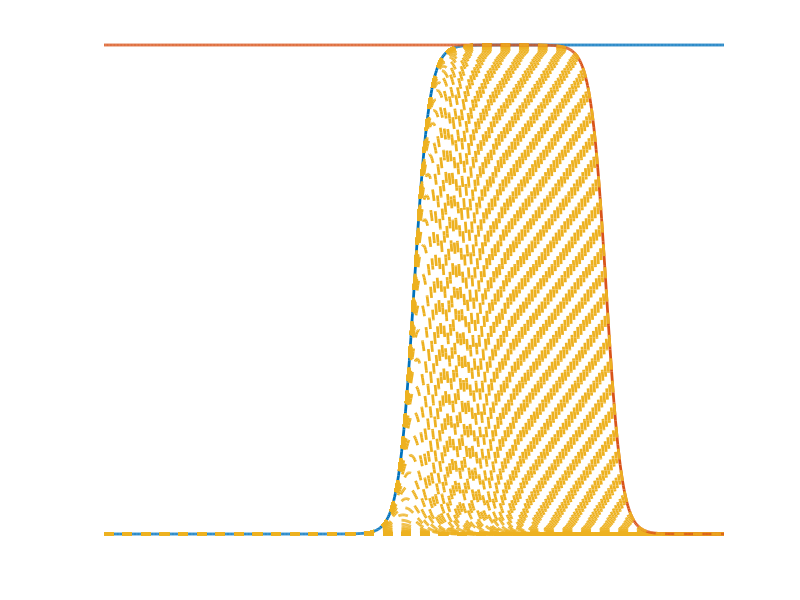
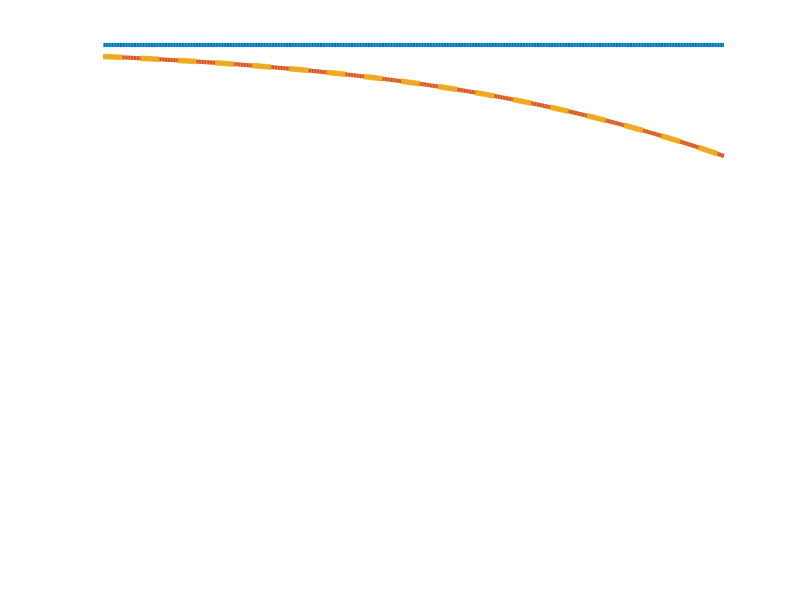
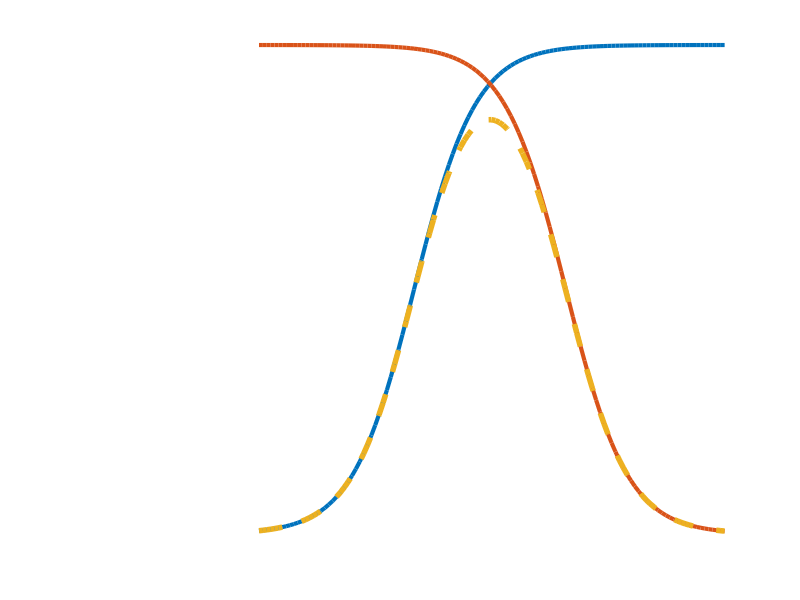

Write MATLAB code to recreate these figures, in order. (Note: this script raises an error after producing the figures.)
clear all;
close all;

sigmoid = @(x) 1 ./ (1 + exp(-x));
fx = @(x, x0) 1 - 1 ./ (1 + exp(-(x-x0)));

X = -40:0.1:40;
X0 = -20:0.4:25;


figure();
Y = sigmoid(X);
h1 = plot(X,Y, 'LineWidth', 2);
hold on;

n = length(X0);
for i = 1:length(X0);

%for i = n:n

    Y2 = fx(X,X0(i));
    h2 = plot(X,Y2, 'LineWidth', 2, 'Color', [0.8500, 0.3250, 0.0980]); 
    Y3 = Y.*Y2;
    %Y3 = conv(Y,Y2);
    h3 = plot(X,Y3, '--', 'LineWidth', 2, 'Color', [0.9290, 0.6940, 0.1250]); 
    xlim([-40 40]) ;ylim([0 1]);
    pause(0.2);
    if i ~= n
        set(h2,'visible','off');
        %set(h3,'visible','off');
    end
    axis off;
end
%% Variation of Senario 3
sigmoid = @(x, k1) 1 ./ (1 + exp(-k1*x));
fx = @(x, k2, x0) 1 - 1 ./ (1 + exp(-k2*(x-x0)));
X = -0:0.1:80;
X0 = -20:0.4:100;

k1 = 1;
k2 = 1/16;
figure();
Y = sigmoid(X,k1);
h1 = plot(X,Y, 'LineWidth', 3);
hold on;

n = 300;
%for i = 1:length(X0);

for i = n:n

    Y2 = fx(X,k2,X0(i));
    h2 = plot(X,Y2, 'LineWidth', 3, 'Color', [0.8500, 0.3250, 0.0980]); 
    Y3 = Y.*Y2;
    %Y3 = conv(Y,Y2);
    h3 = plot(X,Y3, '--', 'LineWidth', 4, 'Color', [0.9290, 0.6940, 0.1250]); 
    xlim([40 80]) ;ylim([0 1]);
    pause(0.2);
    if i ~= n
        set(h2,'visible','off');
        %set(h3,'visible','off');
    end
    axis off;
end

%% Variation of in scales (noise level)
sigmoid = @(x, x1, k1) 1 ./ (1 + exp(-k1*(x-x1)));
fx = @(x, k2, x0) 1 - 1 ./ (1 + exp(-k2*(x-x0)));
X = -20:0.5:100;
X0 = -20:0.4:100;

k1 = 1/4;
k2 = 1/4;
figure();
X1 = 0;
Y = sigmoid(X,X1,k1);
h1 = plot(X,Y, 'LineWidth', 3);
hold on;

n = 100;
%for i = 1:length(X0);

for i = n:n

    Y2 = fx(X,k2,X0(i));
    h2 = plot(X,Y2, 'LineWidth', 3, 'Color', [0.8500, 0.3250, 0.0980]); 
    Y3 = Y.*Y2;
    %Y3 = conv(Y,Y2);
    h3 = plot(X,Y3, '--', 'LineWidth', 4, 'Color', [0.9290, 0.6940, 0.1250]); 
    xlim([-40 40]) ;ylim([0 1]);
    pause(0.2);
    if i ~= n
        set(h2,'visible','off');
        %set(h3,'visible','off');
    end
    axis off;
end

%% Fitting for ex-vivo practical
%% Variation of Senario 3
fo = fitoptions('Method','NonlinearLeastSquares',...
               'Lower',[0,0,-100],...
               'Upper',[1,1,100],...
               'StartPoint',[1 1,0]);
ft = fittype('1 ./ (1 + exp(-k1*x)) * (1 - 1 ./ (1 + exp(-k2*(x-x0))))','independent','x', 'coefficients',{'k1','k2','x0'}, 'options',fo);

auc_mat = [0.57, 0.68, 0.68, 0.77, 0.64;
    0.69, 0.76, 0.76, 0.75, 0.66;
    0.76, 0.76, 0.64, 0.69, 0.60;
    0.74, 0.69, 0.66, 0.66, 0.58];
snr_mat = [3.889101759, 6.796342678, 8.90610959, 11.69427981, 15.14968152;
    7.989617412, 12.37448587, 15.04384232, 18.1386487, 24.18634346;
    11.57426404, 16.37096552, 19.903348, 21.82762437, 27.80253859;
    14.41929372, 18.08539358, 21.71116137, 24.08643505, 28.5705392];
vox_mat = ([0.8; 1.0; 1.3; 1.6; 2.1].^2 * [2, 4, 6, 8]).';
[myfit, gof] = fit(vox_mat(:),auc_mat(:),ft);

X = 1:0.1:40;
figure();
plot(myfit, vox_mat(:),auc_mat(:));

hold on;
y1 = 1 ./ (1 + exp(-myfit.k1*(X)));
y2 = 1 - 1 ./ (1 + exp(-myfit.k2*(X-myfit.x0)));

plot(X,y1);
plot(X,y2);

%% Fitting for ex-vivo ideal
auc_mat = [1, 0.96, 0.94, 0.92, 0.86, 0.80, 0.71;
           0.92, 0.88, 0.88, 0.85, 0.80, 0.76, 0.69;
           0.83, 0.81, 0.82, 0.78, 0.77, 0.74, 0.70;
           0.76, 0.75, 0.74, 0.74, 0.71, 0.67, 0.67];
vox_mat = ([0.3; 0.6; 0.8; 1.0; 1.3; 1.6; 2.1].^2 * [2, 4, 6, 8]).';

fo = fitoptions('Method','NonlinearLeastSquares',...
               'Lower',[1,0,-100, -1000,-1],...
               'Upper',[1,1,100,1000,1],...
               'StartPoint',[1,1,0,0,0]);
ft = fittype('(1 ./ (1 + exp(-k1*(x-x1)))) * ((1 - 1 ./ (1 + exp(-k2*(x-x0)))) + h2)','independent','x', 'coefficients',{'k1','k2','x0','x1','h2'}, 'options',fo);
[myfit2,gof2] = fit(vox_mat(:),auc_mat(:),ft);
X = 1:0.1:40;
figure();
plot(myfit2, vox_mat(:),auc_mat(:));
hold on;
y1 = 1 ./ (1 + exp(-myfit2.k1*(X-myfit2.x1)));
y2 = 1 - 1 ./ (1 + exp(-myfit2.k2*(X-myfit2.x0))) + myfit2.h2;

plot(X,y1);
plot(X,y2);



